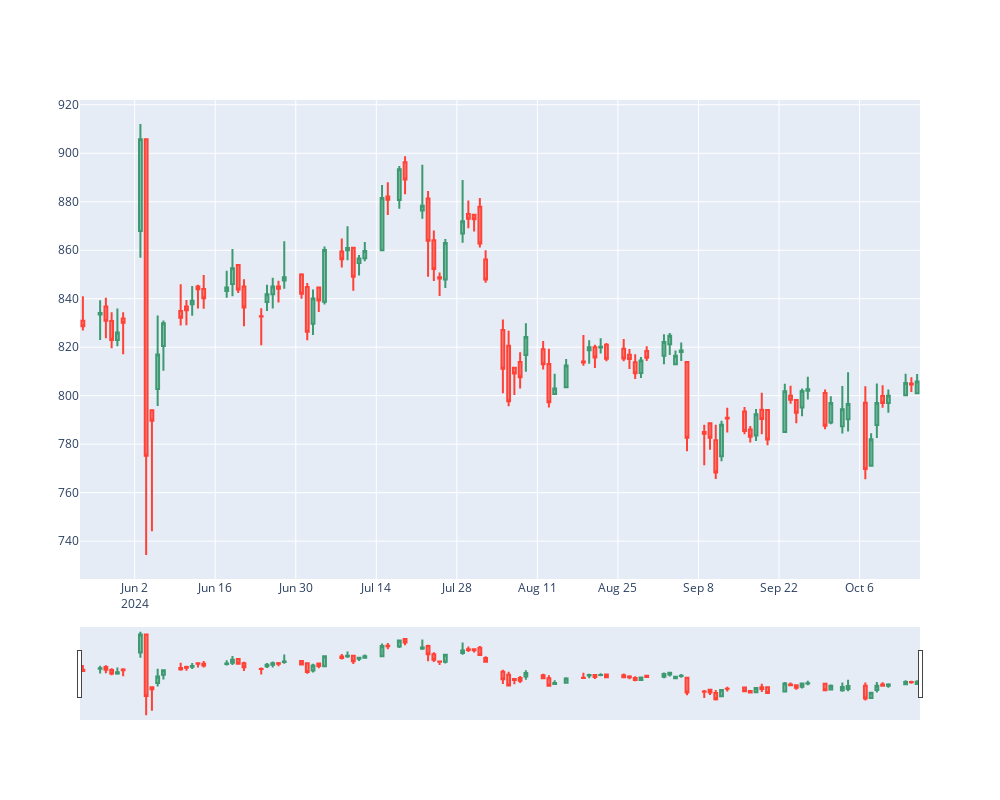

The code cell stored with this chart in its notebook:
### Code cell
client.plot_chart(symbol="SBIN.BSE")
